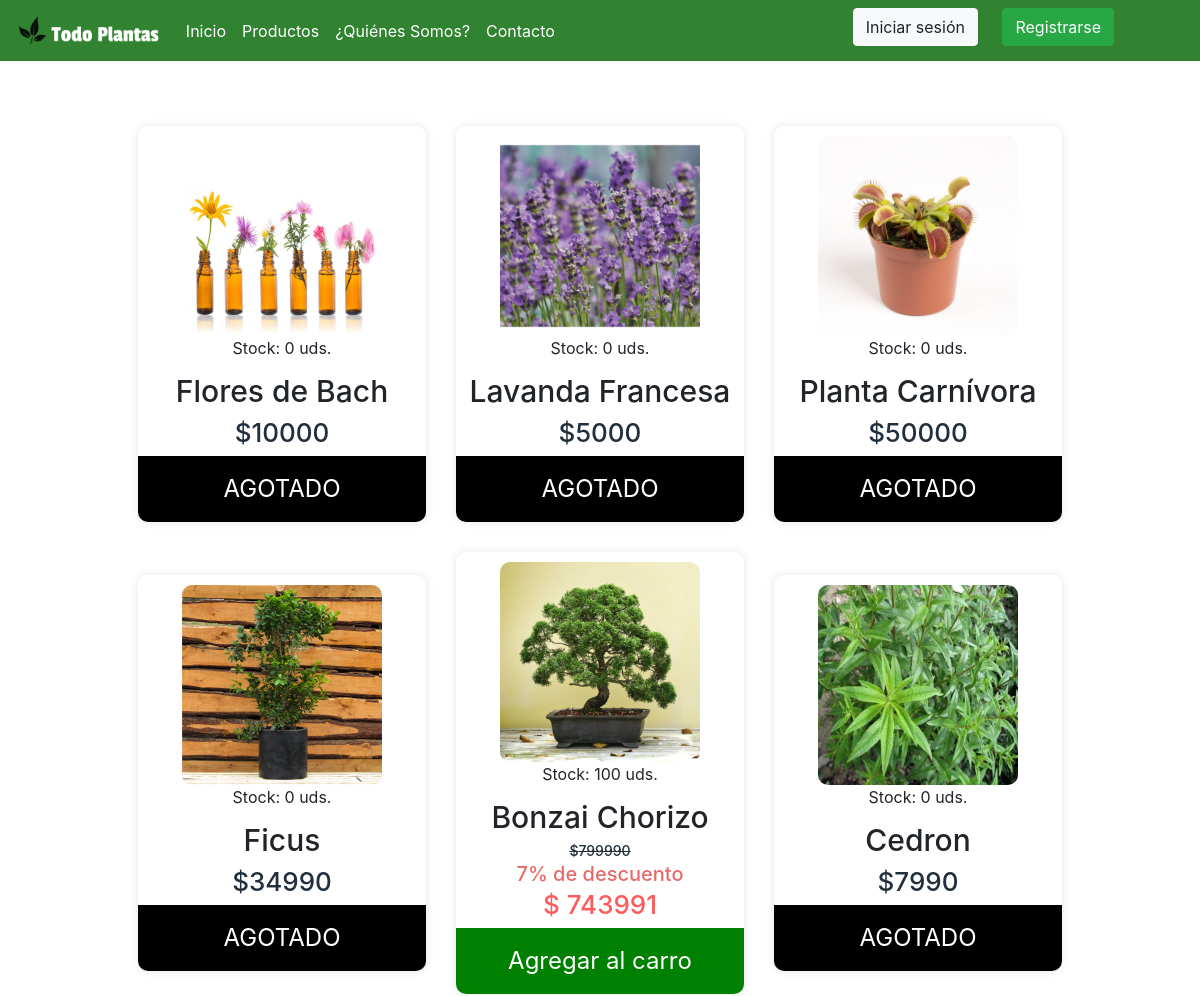
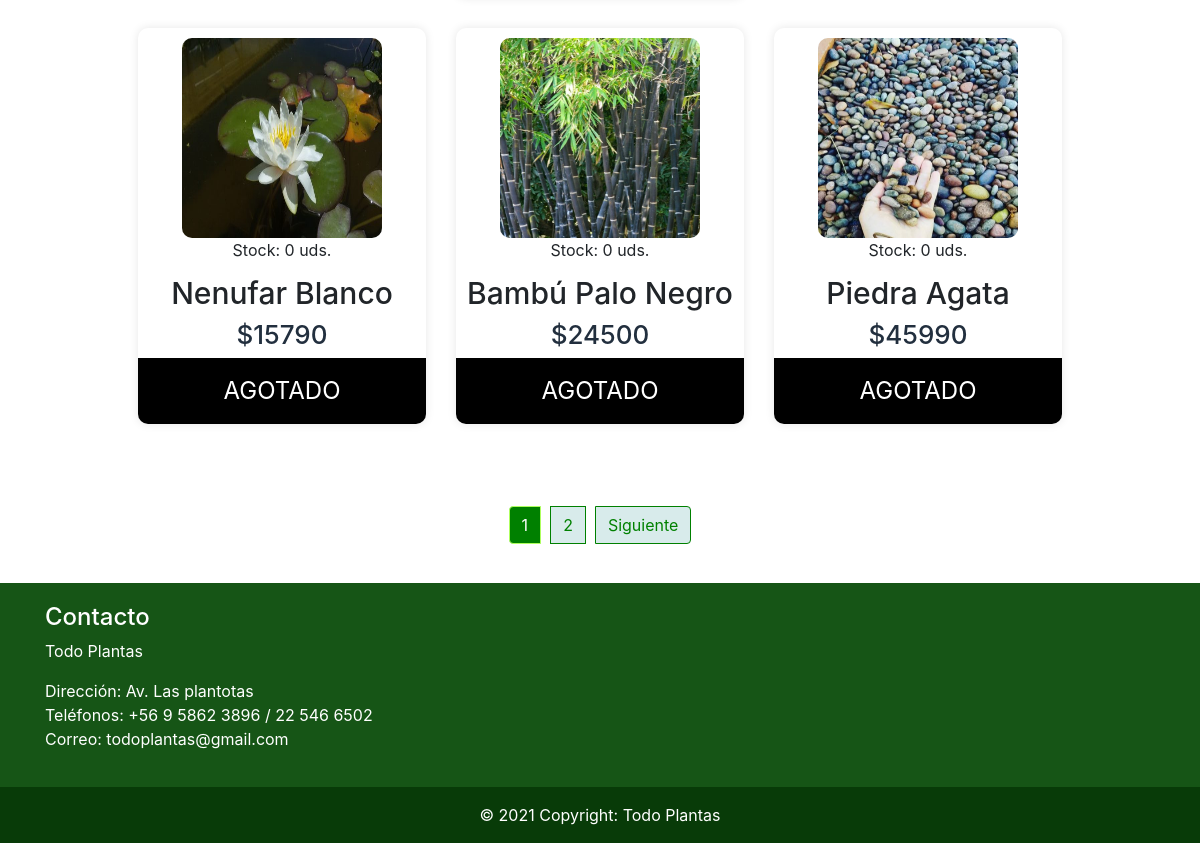
Before: /productos/ with the older database file (2 pictures, top to bottom).
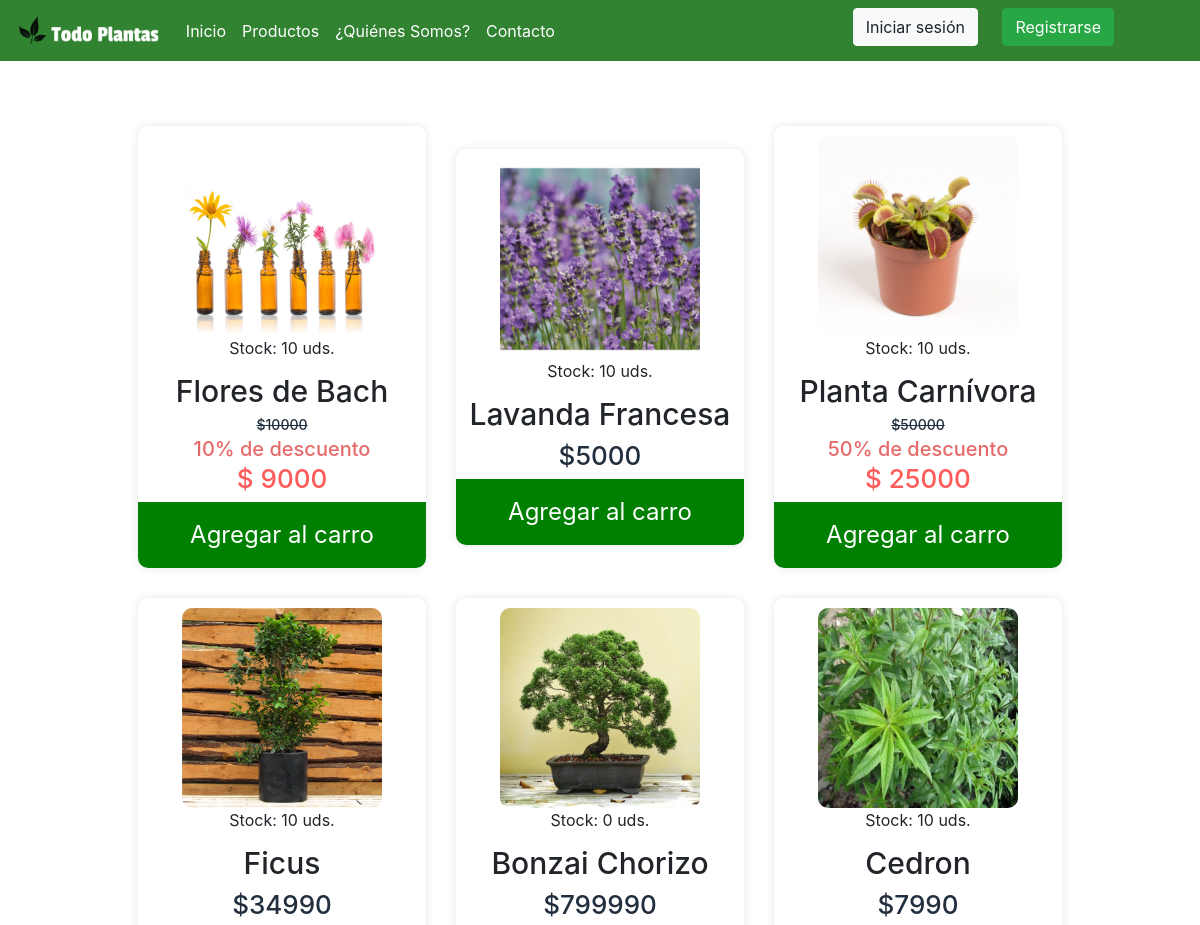
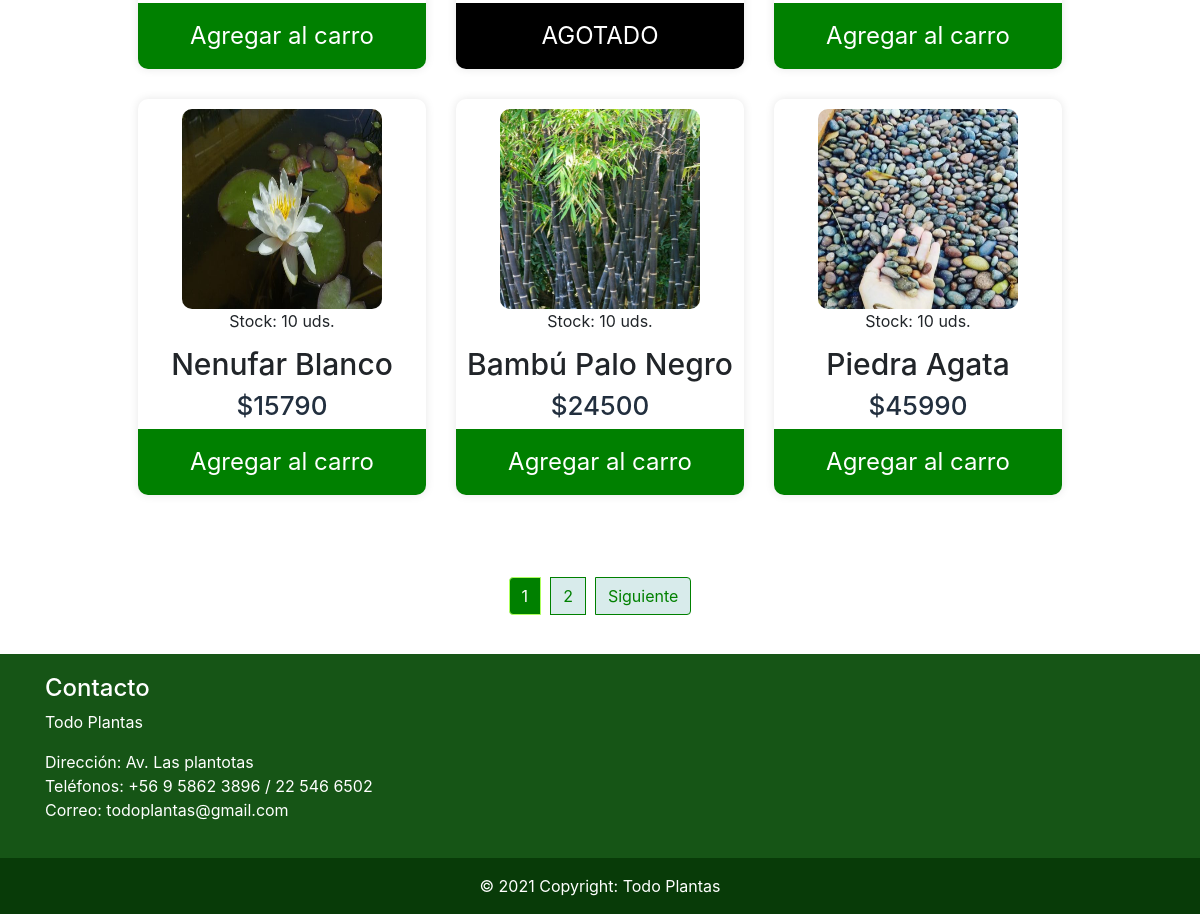
After: the same page with the newer database file (2 pictures, top to bottom).
### app/models.py (models this page shows, shortened)
class Producto(models.Model):
    nombre = models.CharField(max_length=40)
    precio = models.IntegerField()
    imagen = models.ImageField(null=True, blank=True, upload_to= "productos")
    descripcion = models.CharField(max_length=60)
    tipo = models.ForeignKey(TipoProducto, on_delete=models.CASCADE)
    fecha = models.DateField()
    descuento = models.IntegerField()
    stock = models.IntegerField()
    def calcular_descuento(self):
        if self.descuento > 0:
            des = round(self.precio - self.precio*((self.descuento )/100))
        return des

### app/views.py (the view)
# urls.py: path('productos/', productos, name="productos"),
def productos(request):
    productoAll = Producto.objects.all()
    page = request.GET.get('page', 1)
    try:
        paginator = Paginator(productoAll, 9)
        productoAll = paginator.page(page)
    except:
        raise Http404
    datos = {
        'listaProductos' : productoAll,
        'paginator': paginator
    }
    return render(request, 'app/productos.html', datos)

### app/templates/app/productos.html (shortened to what this page needs)
{% extends 'app/base.html' %} {% load static %} {% block contenido %}
<div class="container-fluid cardfachera">
    <div class="row">
        <div class="gallery">
            {% for aux in listaProductos %}
            <div class="content">
                {% if aux.imagen %}
                <img src="{{aux.imagen.url}}">
                {% else %}
                <img src="{% static 'app/img/noimagen.jpg' %}">
                {% endif %}
                <h10>Stock: {{ aux.stock }} uds.</h10>
                <h3>{{ aux.nombre }}</h3>
                {% if aux.descuento > 0 %}
                <h6 style="text-decoration: line-through; font-size: 14px;"> ${{ aux.precio }}</h6>
                {% ifequal user.groups.all.0.name "Suscriptor" %}
                <h6 style="color: rgb(231, 106, 106); font-size: 20px;">{{ aux.descuento_suscriptor }}% de descuento de suscriptor</h6>
                {% else %}
                <h6 style="color: rgb(231, 106, 106); font-size: 20px;">{{ aux.descuento }}% de descuento</h6>
                {% endifequal %}
                {% ifequal user.groups.all.0.name "Suscriptor" %}
                <h6 style="color: rgb(255, 91, 91);">$ {{aux.calcular_descuento_sus}} </h6>
                {% else %}
                <h6 style="color: rgb(255, 91, 91);">$ {{ aux.calcular_descuento}} </h6>
                {% endifequal %}
                {% endif %}
                {% if aux.descuento == 0 %}
                {% if user.groups.all.0.name != "Suscriptor" %}
                <h6> ${{ aux.precio }}</h6>
                {% endif %}
                {% endif %}
                {% if aux.stock == 0 %}
                <button style="background-color: black;" class="buy-1">AGOTADO</button>
                {% elif aux.stock == 1 %}
                <button style="background-color: rgb(179, 16, 16);" class="buy-1">ÚLTIMA UNIDAD</button>
                {% else %}
                <button class="buy-1">Agregar al carro</button> {% endif %}
            </div>
            {% endfor %}
        </div>
    </div>
    <div style="margin-top: 1%; margin-bottom: 1.5%;">
        {% include 'app/paginator.html' %}
    </div>
</div>
{% endblock %}

Changed rows visible on the page:
changed Producto "Flores de Bach": stock "0" → "10"; descuento (not shown) → "10"; calcular_descuento (not shown) → "9000"; stock "AGOTADO" → "Agregar al carro"
changed Producto "Lavanda Francesa": stock "0" → "10"; stock "AGOTADO" → "Agregar al carro"
changed Producto "Planta Carnívora": stock "0" → "10"; descuento (not shown) → "50"; calcular_descuento (not shown) → "25000"; stock "AGOTADO" → "Agregar al carro"
changed Producto "Ficus": stock "0" → "10"; stock "AGOTADO" → "Agregar al carro"
changed Producto "Bonzai Chorizo": stock "100" → "0"; descuento "7" → (not shown); calcular_descuento "743991" → (not shown); stock "Agregar al carro" → "AGOTADO"
changed Producto "Cedron": stock "0" → "10"; stock "AGOTADO" → "Agregar al carro"
changed Producto "Nenufar Blanco": stock "0" → "10"; stock "AGOTADO" → "Agregar al carro"
changed Producto "Bambú Palo Negro": stock "0" → "10"; stock "AGOTADO" → "Agregar al carro"
changed Producto "Piedra Agata": stock "0" → "10"; stock "AGOTADO" → "Agregar al carro"
